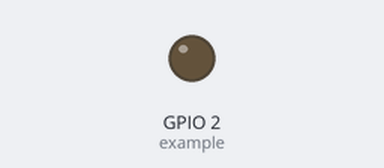
A sketch run on a simulated ESP32. Shown: output pins drawn as LEDs (lit = HIGH). WiFi joins after 1.5 s; servers stay silent unless stated.

Above: at 3.2 s.
At 7.5 s:
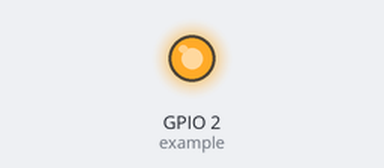
Timing chart, 0 to 14.5 s (numbered marks = the images above):
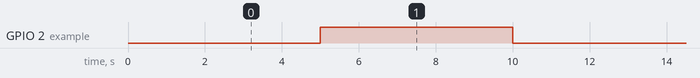

The sketch:

01_OTA_Universal_Template.ino
```cpp
#include <WiFi.h>
#include <ArduinoOTA.h>

// ===== WIFI CREDENTIALS =====
#define WIFI_SSID     "00000000"
#define WIFI_PASSWORD "00000000"

// ===== OTA SETTINGS =====
#define OTA_HOSTNAME  "ESP32-UNIVERSAL"
#define OTA_PASSWORD  "esp32"   // keep fixed

// ===== USER APP PLACEHOLDER =====
void userSetup() {
  pinMode(2, OUTPUT);   // example
}

void userLoop() {
  // Put ANY future logic here
  static unsigned long t = 0;
  if (millis() - t > 5000) {
    t = millis();
    digitalWrite(2, !digitalRead(2));
  }
}

void setup() {
  Serial.begin(115200);

  // ---- WiFi ----
  WiFi.mode(WIFI_STA);
  WiFi.begin(WIFI_SSID, WIFI_PASSWORD);
  while (WiFi.status() != WL_CONNECTED) {
    delay(300);
  }

  // ---- OTA ----
  ArduinoOTA.setHostname(OTA_HOSTNAME);
  ArduinoOTA.setPassword(OTA_PASSWORD);

  ArduinoOTA.onStart([]() {
    Serial.println("OTA Start");
  });

  ArduinoOTA.onEnd([]() {
    Serial.println("OTA End");
  });

  ArduinoOTA.begin();

  // ---- USER SETUP ----
  userSetup();
}

void loop() {
  ArduinoOTA.handle();   // NEVER REMOVE
  userLoop();            // your logic
}
```

Measured:
- by itself, GPIO 2 (example): alternates HIGH for 5.0 s and LOW for 5.0 s
